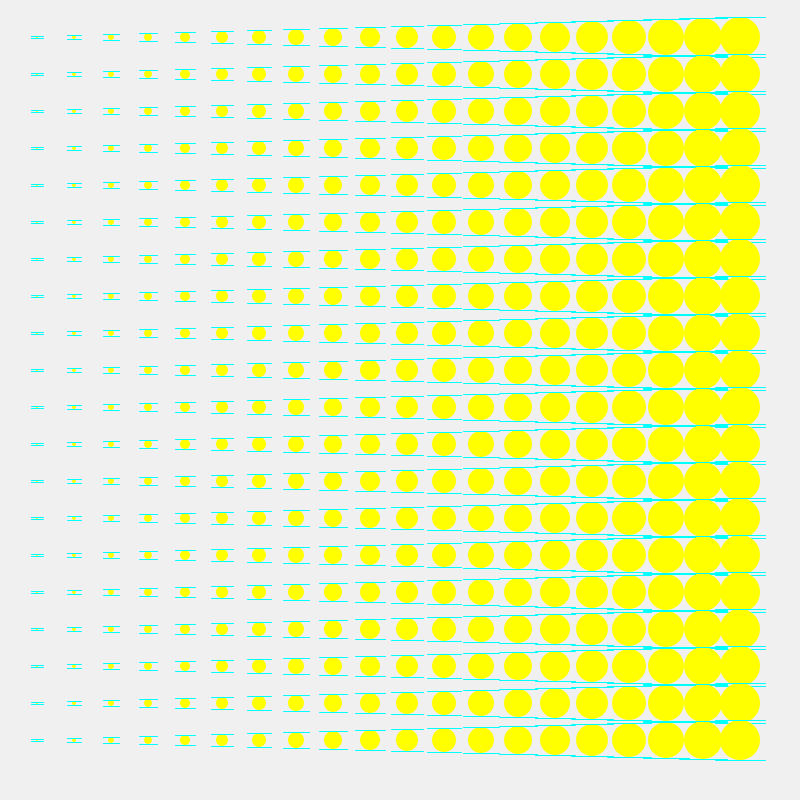
Frame 1 (no input)
Frame 60 (the mouse pressed at the canvas centre just before this capture): identical to frame 1, image omitted
Frame 120 (the mouse held since frame 60 and released just before this capture): identical to frame 1, image omitted

The Processing sketch that drew this single still picture (run headless with seeded random() and noise(); from frame 60 on, the mouse is pressed at the canvas centre):

// Processing sketch: s0901Arrays
// ── s0901Arrays.pde
int cols, filas, c;
int margen, ma;
int [] colores;
color [][] mc;

void setup() {
  size(800, 800);
  smooth();
  cols = 20;
  filas = 20;
  margen = 50;
  colores = new int[3];
  mc = new color [cols][filas];
  colores[0] = color(255, 0, 255);
  colores[1] = color(255, 255, 0);
  colores[2] = color(0, 255, 255);
  for (int i = 0; i < cols; i++) {
    for (int j = 0; j < filas; j++) {
      mc[i][j] = colores[(int)random(3)];
      ma = colores[(int)random(3)];
    }
  }
}

void draw() {
  background(240);
  for (int i = 1; i <= cols; i++) {
    for (int j = 1; j <= filas; j++) {
      //función con >= 4 argumentos
      //fn(int x, int y, int tm, color c)
      fn(i * ((width-margen)/cols), j * ((height-margen)/filas), i, ma);
    }
  }
}


void keyPressed() {
  if (key == ' ') {
    filas ++;
  }
}


// ── fn.pde
void fn(int x, int y, int tm, color c){
  

  fill(c);
//  fill(c);
  noStroke();
  ellipse(x, y, tm*2, tm*2);
  
  stroke(c, 255-c, 255-c);
  strokeWeight(1);
  line(x - (tm + 5), y - tm, x + (tm + 5), y - tm);
  line(x - (tm + 5), y + tm, x + (tm + 5), y + tm);
  
}
